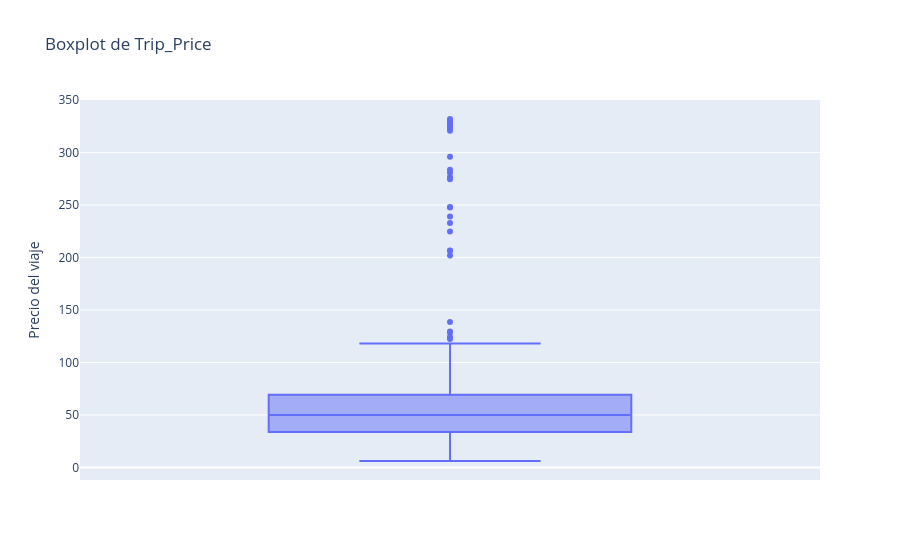

The cell this chart's notebook holds for it:
### Markdown cell above
La mayoría de los viajes se concentran en precios bajos,
pero vale la pena mencionar la existencia de viajes caros en los extremos (los llamaremos outliers),
datos a tener en cuenta al momento de entrenar el modelo.

### Code cell
# dibujamos un boxplot
fig = px.box(
    df_clean,
    y="Trip_Price",
    title="Boxplot de Trip_Price"
)

fig.update_layout(
    yaxis_title="Precio del viaje"
)

fig.show()

### Figure 1 — Plotly figure (JSON) as saved in the notebook; plotly's stock layout.template omitted (floating-point values rounded to 4 significant figures; data arrays with more than 128 entries replaced by an {"elided": "..."} marker saying what was removed)
{"data": [{"alignmentgroup": "True", "hovertemplate": "Trip_Price=%{y}<extra></extra>", "legendgroup": "", "marker": {"color": "#636efa"}, "name": "", "notched": false, "offsetgroup": "", "orientation": "v", "showlegend": false, "type": "box", "x0": " ", "xaxis": "x", "y": {"elided": "951 float values"}, "y0": " ", "yaxis": "y"}], "layout": {"boxmode": "group", "legend": {"tracegroupgap": 0}, "title": {"text": "Boxplot de Trip_Price"}, "xaxis": {"anchor": "y", "domain": [0, 1]}, "yaxis": {"anchor": "x", "domain": [0, 1], "title": {"text": "Precio del viaje"}}}}
